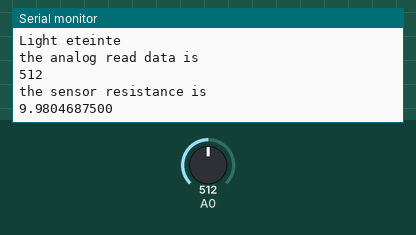
This sketch was run on a simulated Arduino Uno, built with avr-gcc and run on an emulated ATmega328P. Shown: the last lines printed to the serial monitor. Inputs (shaded band) come from the test bench; at power-on: A0 = 512.

Above: at 1.8 s.
1.9 s: A0 set to 306
At 2.9 s:
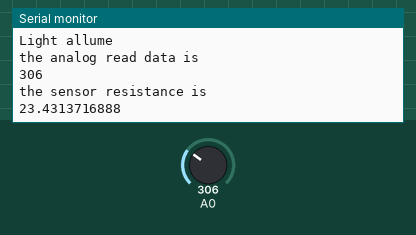
4.5 s: A0 set to 0
At 5.9 s:
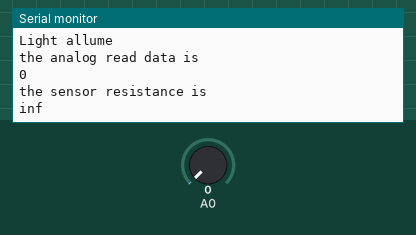
Timing chart, 0 to 7.5 s (numbered marks = the images above; inputs shaded):
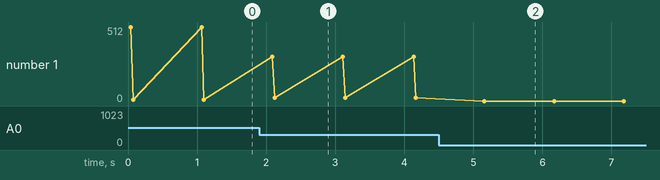

The sketch:

Test_capteur_lumetLED.ino
```cpp
/* Grove - Light Sensor demo v1.2
*
* signal wire to A0.
* By: http://www.seeedstudio.com
*/
#include <math.h>
const int ledPin=9;                 //Connect the LED Grove module to Pin12, Digital 12
const int thresholdvalue=10;         //The threshold for which the LED should turn on.
float Rsensor; //Resistance of sensor in K
void setup() {
  Serial.begin(9600);                //Start the Serial connection
  //pinMode(ledPin,OUTPUT);            //Set the LED on Digital 12 as an OUTPUT
}
void loop() {
  int sensorValue = analogRead(0);
  Rsensor=(float)(1023-sensorValue)*10/sensorValue;
  if(Rsensor>thresholdvalue)
  {
    Serial.println("Light allume");
    //digitalWrite(ledPin,HIGH);
  }
  else
  {
  Serial.println("Light eteinte");
  }
  Serial.println("the analog read data is ");
  Serial.println(sensorValue);
  Serial.println("the sensor resistance is ");
  Serial.println(Rsensor,DEC);//show the light intensity on the serial monitor;
  delay(1000);
}
```

Measured:
- after the input at 1.9 s, the serial monitor: prints a new line after 0.15 s (image 1)
- after the input at 4.5 s, the serial monitor: prints a new line after 0.66 s (image 2)
- plotted number 1: 9.98 → 23.43 after the input at 1.9 s, 23.43 → 0 after the input at 4.5 s
